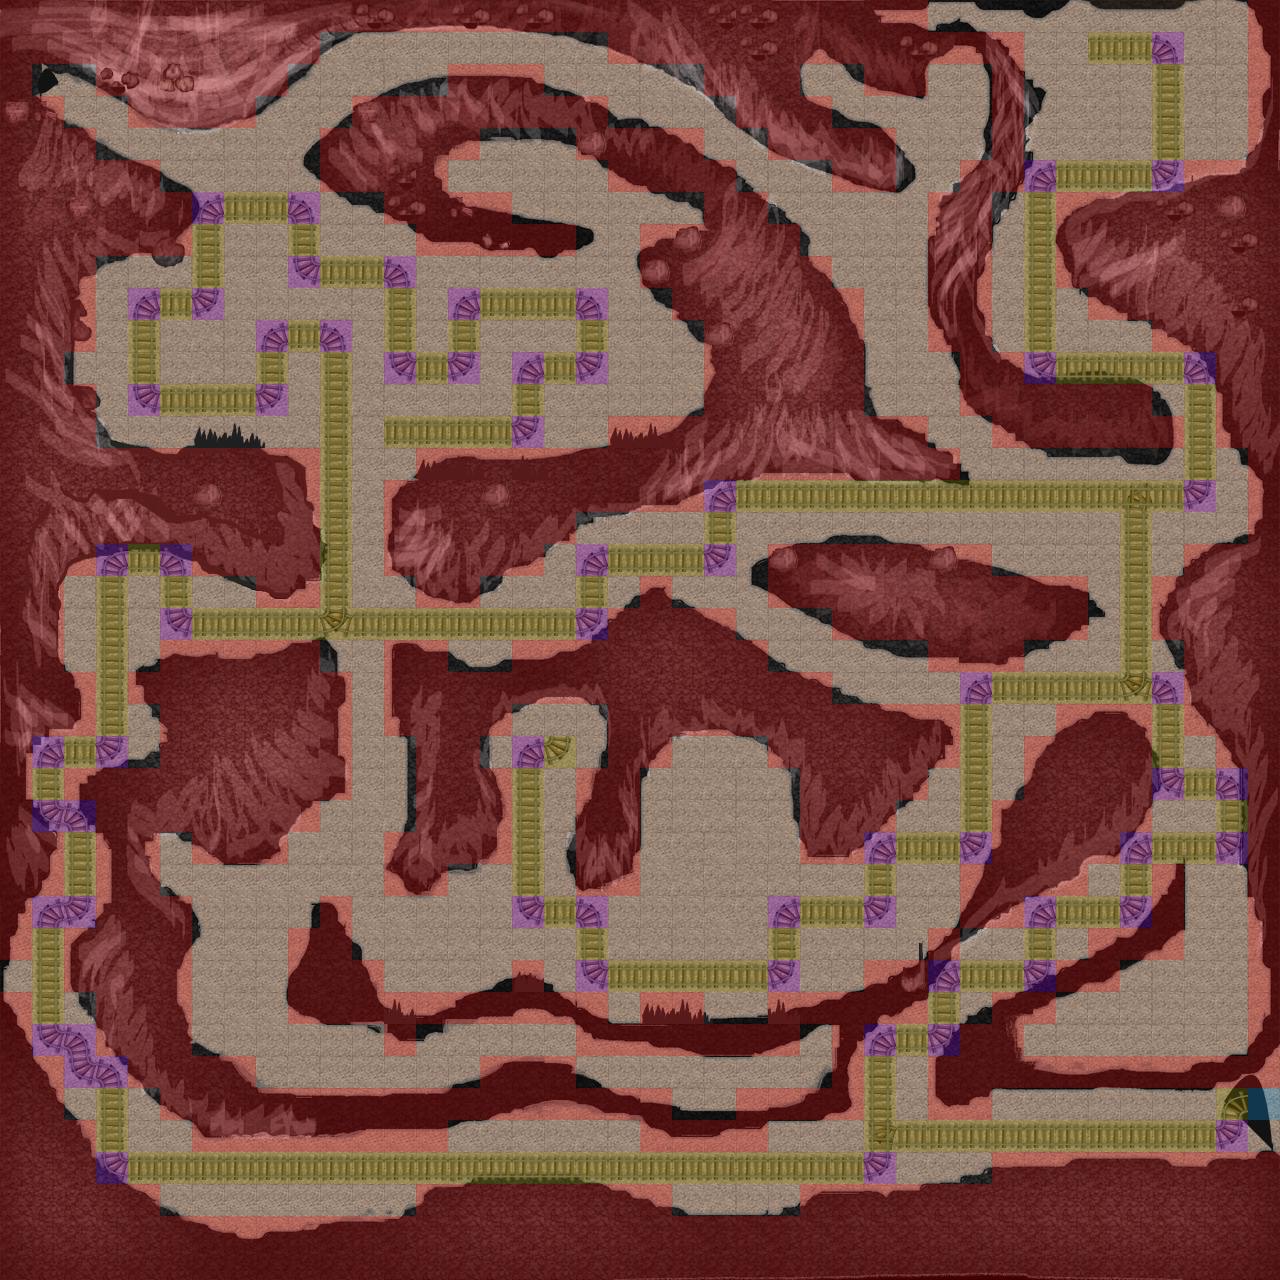

A 2D game scene composited from a Tiled map and its tileset images. What follows is a short description and the map's XML, with each tile layer's data collapsed to a summary:
An orthogonal 40x40 tile map with 32x32 px tiles, 7 tile layers (base, map, rocks, rails2, ...), 5 tilesets and 30 objects (14x Gold, 5x Powerup, EnemySpawn1, EnemySpawn2, EnemySpawn3, ...).

<map version="1.0" orientation="orthogonal" width="40" height="40" tilewidth="32" tileheight="32">
 <tileset firstgid="1" name="cave-on-wheels" tilewidth="32" tileheight="32">
  <image source="cave-on-wheels.png" width="1280" height="1280" />
 </tileset>
 <tileset firstgid="1601" name="rails" tilewidth="32" tileheight="32">
  <image source="rails.png" width="128" height="128" />
 </tileset>
 <tileset firstgid="1617" name="rocks" tilewidth="32" tileheight="32">
  <image source="rocks.png" width="256" height="256" />
 </tileset>
 <tileset firstgid="1681" name="base" tilewidth="32" tileheight="32">
  <image source="base.png" width="64" height="64" />
 </tileset>
 <tileset firstgid="1685" name="meta" tilewidth="32" tileheight="32">
  <image source="meta.png" width="192" height="32" />
  <tile id="0">
   <properties>
    <property name="Collidable" value="True" />
   </properties>
  </tile>
  <tile id="1">
   <properties>
    <property name="Collectable" value="True" />
   </properties>
  </tile>
  <tile id="2">
   <properties>
    <property name="Rail" value="Exit" />
   </properties>
  </tile>
  <tile id="4">
   <properties>
    <property name="Rail" value="Curved" />
   </properties>
  </tile>
  <tile id="5">
   <properties>
    <property name="Rail" value="Straight" />
   </properties>
  </tile>
 </tileset>
 <layer name="base" width="40" height="40">
  <data>[1600 cells, 1521 non-empty, 4 distinct tile ids]</data>
 </layer>
 <layer name="map" width="40" height="40">
  <data>[1600 cells, 1600 non-empty, 1600 distinct tile ids]</data>
 </layer>
 <layer name="rocks" width="40" height="40">
  <data>[1600 cells, 63 non-empty, 15 distinct tile ids]</data>
 </layer>
 <layer name="rails2" width="40" height="40">
  <data>[1600 cells, 5 non-empty, 3 distinct tile ids]</data>
 </layer>
 <layer name="rails" width="40" height="40">
  <data>[1600 cells, 252 non-empty, 7 distinct tile ids]</data>
 </layer>
 <layer name="Foreground" width="40" height="40">
  <data>[1600 cells, 0 non-empty, 0 distinct tile ids]</data>
 </layer>
 <objectgroup name="Objects" width="40" height="40">
  <object name="Powerup" x="487" y="169" width="21" height="20">
   <properties>
    <property name="PowerupType" value="1" />
   </properties>
  </object>
  <object name="Powerup" x="517" y="587" width="21" height="20">
   <properties>
    <property name="PowerupType" value="2" />
   </properties>
  </object>
  <object name="Powerup" x="743" y="806" width="21" height="20">
   <properties>
    <property name="PowerupType" value="1" />
   </properties>
  </object>
  <object name="Powerup" x="261" y="327" width="21" height="20">
   <properties>
    <property name="PowerupType" value="2" />
   </properties>
  </object>
  <object name="Powerup" x="1031" y="552" width="21" height="20">
   <properties>
    <property name="PowerupType" value="1" />
   </properties>
  </object>
  <object name="EnemySpawn1" x="104" y="297" width="21" height="20">
   <properties>
    <property name="Enemy" value="1" />
   </properties>
  </object>
  <object name="EnemySpawn2" x="485" y="392" width="21" height="20">
   <properties>
    <property name="Enemy" value="1" />
   </properties>
  </object>
  <object name="EnemySpawn3" x="356" y="772" width="21" height="20">
   <properties>
    <property name="Enemy" value="1" />
   </properties>
  </object>
  <object name="EnemySpawn4" x="903" y="679" width="21" height="20">
   <properties>
    <property name="Enemy" value="1" />
   </properties>
  </object>
  <object name="EnemySpawn5" x="1219" y="39" width="21" height="20">
   <properties>
    <property name="Enemy" value="1" />
   </properties>
  </object>
  <object name="EnemySpawn6" x="933" y="71" width="21" height="20">
   <properties>
    <property name="Enemy" value="1" />
   </properties>
  </object>
  <object name="EnemySpawn7" x="1064" y="999" width="21" height="20">
   <properties>
    <property name="Enemy" value="1" />
   </properties>
  </object>
  <object name="EnemySpawn8" x="1029" y="1093" width="21" height="20">
   <properties>
    <property name="Enemy" value="1" />
   </properties>
  </object>
  <object name="SpawnPoint" x="74" y="103" width="15" height="16">
   <properties>
    <property name="Spawn" value="1" />
   </properties>
  </object>
  <object name="Gold" x="264" y="1157" width="21" height="23">
   <properties>
    <property name="Gold" value="1" />
   </properties>
  </object>
  <object x="272" y="1163" height="6" />
  <object name="Gold" x="264" y="1157" width="21" height="23">
   <properties>
    <property name="Gold" value="1" />
   </properties>
  </object>
  <object name="Gold" x="9" y="967" width="19" height="20">
   <properties>
    <property name="Gold" value="1" />
   </properties>
  </object>
  <object name="Gold" x="261" y="933" width="22" height="23">
   <properties>
    <property name="Gold" value="1" />
   </properties>
  </object>
  <object name="Gold" x="740" y="1062" width="23" height="21">
   <properties>
    <property name="Gold" value="1" />
   </properties>
  </object>
  <object name="Gold" x="676" y="742" width="24" height="21">
   <properties>
    <property name="Gold" value="1" />
   </properties>
  </object>
  <object name="Gold" x="548" y="709" width="24" height="23">
   <properties>
    <property name="Gold" value="1" />
   </properties>
  </object>
  <object name="Gold" x="389" y="359" width="21" height="20">
   <properties>
    <property name="Gold" value="1" />
   </properties>
  </object>
  <object name="Gold" x="294" y="103" width="23" height="21">
   <properties>
    <property name="Gold" value="1" />
   </properties>
  </object>
  <object name="Gold" x="805" y="70" width="23" height="22">
   <properties>
    <property name="Gold" value="1" />
   </properties>
  </object>
  <object name="Gold" x="836" y="262" width="24" height="23">
   <properties>
    <property name="Gold" value="1" />
   </properties>
  </object>
  <object name="Gold" x="71" y="615" width="20" height="22">
   <properties>
    <property name="Gold" value="1" />
   </properties>
  </object>
  <object name="Gold" x="1221" y="486" width="23" height="22">
   <properties>
    <property name="Gold" value="1" />
   </properties>
  </object>
  <object name="Gold" x="1028" y="36" width="23" height="25">
   <properties>
    <property name="Gold" value="1" />
   </properties>
  </object>
  <object name="GoldCart" x="388" y="422" width="22" height="21">
   <properties>
    <property name="Cart" value="1" />
   </properties>
  </object>
 </objectgroup>
 <layer name="Meta" width="40" height="40">
  <data>[1600 cells, 1087 non-empty, 4 distinct tile ids]</data>
 </layer>
</map>
